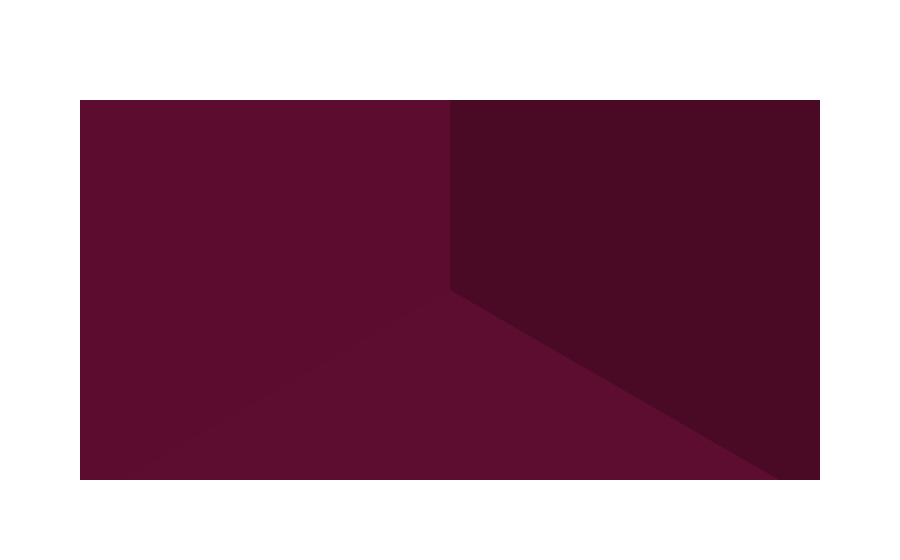

Source (notebook cell):
### Code cell
import plotly.graph_objects as go
import random
import numpy as np

def cube_trace(x, y, z, length, width, height, scale, colour):
    edges = go.Scatter3d(                                                                                       # Some edges have to be drawn twice at a cube is no Euler circle or Euler path
                                                                                                                # (x[i]y[i]z[i]) is a coordinate, (x[i+1]y[i+1]z[i+1]) the next. A line is drawn between them and so on, making the edges of the cuboids
        x = [x, x + length, x + length, x,         x, x,          x + length, x + length, x,          x,          x + length, x + length, x + length, x + length, x,          x        ],
        y = [y, y,          y + width,  y + width, y, y,          y,          y + width,  y + width,  y,          y,          y,          y + width,  y + width,  y + width,  y + width],
        z = [z, z,          z,          z,         z, z + height, z + height, z + height, z + height, z + height, z + height, z,          z,          z + height, z + height, z        ],

        marker = dict(size = 1),
        line = dict(color = 'black', width = 3)
    )

    x      +=     scale                                                                                         # Small inward shift by scale so that the edges remain visible without overlapping the mesh Reduces the dimensions accordingly (dx -= 2*scale, etc.) Purpose: Edges are not covered by the mesh surface, resulting in a cleaner visual appearance
    y      +=     scale
    z      +=     scale
    length -= 2 * scale
    width  -= 2 * scale
    height -= 2 * scale

    colour = 'rgb(%s,%s,%s)' % colour
    
    surface = go.Mesh3d(
        x = [x, x,         x + length, x + length, x,          x,          x + length, x + length],             # Coordinates of the corner points of the cuboid
        y = [y, y + width, y + width,  y,          y,          y + width,  y + width,  y         ],
        z = [z, z,         z,          z,          z + height, z + height, z + height, z + height],

        i = [7, 0, 0, 0, 4, 4, 6, 6, 4, 0, 3, 2],                                                               # Mesh3d draws triangles. 2 triangles = 1 cuboid
        j = [3, 4, 1, 2, 5, 6, 5, 2, 0, 1, 6, 3],                                                               # Those are the indices of the corner points (x[i], y[i], z[i])
        k = [0, 7, 2, 3, 6, 7, 1, 1, 5, 5, 7, 6],                                                               # (i[i]j[i]k[i]) and (i[i+1]j[i+1]k[i+1]) together form one of the 6 surfaces of each cuboid. (i[i+2]j[i+2]k[i+2]) and (i[i+3]j[i+3]k[i+3]) together the next one and so on
        opacity = 1,
        color = colour,
        flatshading = True
    )

    return edges, surface


def plot_result(packing_result, bin_size_x, bin_size_y):
    '''
    packing_result: [box1, box2, box3, ...]
    box1:[length, width, height, x, y, z]
    '''

    # Check, whetcher boxes are overlapping
    box_num = len(packing_result)
    for i in range(box_num - 1):
        for j in range(i + 1, box_num):
            box_i = np.array(packing_result[i])
            box_j = np.array(packing_result[j])
            box_i_centre = box_i[0:3] / 2 + box_i[3:]
            box_j_centre = box_j[0:3] / 2 + box_j[3:]
            is_overlap = (np.abs(box_j_centre - box_i_centre) < (box_i[0:3] + box_j[0:3]) / 2).all()
            if is_overlap:
                raise Exception(
                        f"Items are overlapping. Please check the outcome.\n"
                        f"Overlapping boxes:\n"
                        f"Box with coordinates({box_i[3]}, {box_i[4]}, {box_i[5]}), with size ({box_i[0]}, {box_i[1]}, {box_i[2]}) and\n"
                        f"Box with coordinates({box_j[3]}, {box_j[4]}, {box_j[5]}), with size ({box_j[0]}, {box_j[1]}, {box_j[2]})"
                    )

    # Calculate the use_ratio
    packing_array = np.array(packing_result)
    box_height_coordinate = packing_array[:, 2] + packing_array[:, 5]
    max_height = np.max(box_height_coordinate)
    use_ratio = packing_array[:, :3].prod(1).sum() / (bin_size_x * bin_size_y * max_height)
    print("[The use ratio is: %.2f %%]"%(use_ratio * 100))

    # Plot result
    traces = []
    colour_limit_min = 0
    colour_limit_max = 255
    for box in packing_result:
        colour = (random.randint(colour_limit_min, colour_limit_max),
                  random.randint(colour_limit_min, colour_limit_max),
                  random.randint(colour_limit_min, colour_limit_max)
                )
        length, width, height, x, y, z = box
        scale = 0.0007 * max(bin_size_x, bin_size_y)
        box_edges, box_surfaces = cube_trace(x, y, z, length, width, height, scale, colour)
        traces.append(box_surfaces)
        traces.append(box_edges)

    container_edges, _  = cube_trace(0, 0, 0, bin_size_x, bin_size_y, max_height, scale, (255, 255, 255))
    traces.append(container_edges)

    figure = go.Figure(data = traces)

    figure.update_layout(scene = dict(
        xaxis = dict(showbackground = False, color = 'white'),
        yaxis = dict(showbackground = False, color = 'white'),
        zaxis = dict(showbackground = False, color = 'white'),
        aspectmode = 'manual',
        aspectratio = dict(x = bin_size_x,
                           y = bin_size_y,
                           z = max_height
                        )     
                    ),
                    showlegend = False
                )
   
    figure.show()


bin_size_x = bin_size_y = 10
packing_result = [[2, 2, 2, 0, 0, 0],
                  [4, 6, 3, 2, 0, 0],  
                  [2, 4, 2, 0, 2, 0],
                  [3, 3, 5, 7, 0, 0],
                  [7, 3, 2, 0, 0, 3],
                  [4, 3, 5, 6, 3, 0],
                  [5, 4, 6, 0, 6, 0],
                  [2, 3, 3, 0, 3, 2],
                  [4, 3, 2, 2, 3, 3],
                  [10, 5, 5, 0, 0, 5],
                  [4, 4, 5, 5, 6, 0],
                  [5, 5, 5, 5, 5, 5],
                  [5, 5, 4, 0, 5, 6]
                ]

plot_result(packing_result, bin_size_x, bin_size_y)

### Figure 1 — Plotly figure (JSON) as saved in the notebook; plotly's stock layout.template omitted (floating-point values rounded to 4 significant figures)
{"data": [{"color": "rgb(144,74,33)", "flatshading": true, "i": [7, 0, 0, 0, 4, 4, 6, 6, 4, 0, 3, 2], "j": [3, 4, 1, 2, 5, 6, 5, 2, 0, 1, 6, 3], "k": [0, 7, 2, 3, 6, 7, 1, 1, 5, 5, 7, 6], "opacity": 1, "type": "mesh3d", "x": [0.007, 0.007, 1.993, 1.993, 0.007, 0.007, 1.993, 1.993], "y": [0.007, 1.993, 1.993, 0.007, 0.007, 1.993, 1.993, 0.007], "z": [0.007, 0.007, 0.007, 0.007, 1.993, 1.993, 1.993, 1.993]}, {"line": {"color": "black", "width": 3}, "marker": {"size": 1}, "type": "scatter3d", "x": [0, 2, 2, 0, 0, 0, 2, 2, 0, 0, 2, 2, 2, 2, 0, 0], "y": [0, 0, 2, 2, 0, 0, 0, 2, 2, 0, 0, 0, 2, 2, 2, 2], "z": [0, 0, 0, 0, 0, 2, 2, 2, 2, 2, 2, 0, 0, 2, 2, 0]}, {"color": "rgb(160,89,93)", "flatshading": true, "i": [7, 0, 0, 0, 4, 4, 6, 6, 4, 0, 3, 2], "j": [3, 4, 1, 2, 5, 6, 5, 2, 0, 1, 6, 3], "k": [0, 7, 2, 3, 6, 7, 1, 1, 5, 5, 7, 6], "opacity": 1, "type": "mesh3d", "x": [2.007, 2.007, 5.993, 5.993, 2.007, 2.007, 5.993, 5.993], "y": [0.007, 5.993, 5.993, 0.007, 0.007, 5.993, 5.993, 0.007], "z": [0.007, 0.007, 0.007, 0.007, 2.993, 2.993, 2.993, 2.993]}, {"line": {"color": "black", "width": 3}, "marker": {"size": 1}, "type": "scatter3d", "x": [2, 6, 6, 2, 2, 2, 6, 6, 2, 2, 6, 6, 6, 6, 2, 2], "y": [0, 0, 6, 6, 0, 0, 0, 6, 6, 0, 0, 0, 6, 6, 6, 6], "z": [0, 0, 0, 0, 0, 3, 3, 3, 3, 3, 3, 0, 0, 3, 3, 0]}, {"color": "rgb(232,64,146)", "flatshading": true, "i": [7, 0, 0, 0, 4, 4, 6, 6, 4, 0, 3, 2], "j": [3, 4, 1, 2, 5, 6, 5, 2, 0, 1, 6, 3], "k": [0, 7, 2, 3, 6, 7, 1, 1, 5, 5, 7, 6], "opacity": 1, "type": "mesh3d", "x": [0.007, 0.007, 1.993, 1.993, 0.007, 0.007, 1.993, 1.993], "y": [2.007, 5.993, 5.993, 2.007, 2.007, 5.993, 5.993, 2.007], "z": [0.007, 0.007, 0.007, 0.007, 1.993, 1.993, 1.993, 1.993]}, {"line": {"color": "black", "width": 3}, "marker": {"size": 1}, "type": "scatter3d", "x": [0, 2, 2, 0, 0, 0, 2, 2, 0, 0, 2, 2, 2, 2, 0, 0], "y": [2, 2, 6, 6, 2, 2, 2, 6, 6, 2, 2, 2, 6, 6, 6, 6], "z": [0, 0, 0, 0, 0, 2, 2, 2, 2, 2, 2, 0, 0, 2, 2, 0]}, {"color": "rgb(45,76,66)", "flatshading": true, "i": [7, 0, 0, 0, 4, 4, 6, 6, 4, 0, 3, 2], "j": [3, 4, 1, 2, 5, 6, 5, 2, 0, 1, 6, 3], "k": [0, 7, 2, 3, 6, 7, 1, 1, 5, 5, 7, 6], "opacity": 1, "type": "mesh3d", "x": [7.007, 7.007, 9.993, 9.993, 7.007, 7.007, 9.993, 9.993], "y": [0.007, 2.993, 2.993, 0.007, 0.007, 2.993, 2.993, 0.007], "z": [0.007, 0.007, 0.007, 0.007, 4.993, 4.993, 4.993, 4.993]}, {"line": {"color": "black", "width": 3}, "marker": {"size": 1}, "type": "scatter3d", "x": [7, 10, 10, 7, 7, 7, 10, 10, 7, 7, 10, 10, 10, 10, 7, 7], "y": [0, 0, 3, 3, 0, 0, 0, 3, 3, 0, 0, 0, 3, 3, 3, 3], "z": [0, 0, 0, 0, 0, 5, 5, 5, 5, 5, 5, 0, 0, 5, 5, 0]}, {"color": "rgb(129,230,8)", "flatshading": true, "i": [7, 0, 0, 0, 4, 4, 6, 6, 4, 0, 3, 2], "j": [3, 4, 1, 2, 5, 6, 5, 2, 0, 1, 6, 3], "k": [0, 7, 2, 3, 6, 7, 1, 1, 5, 5, 7, 6], "opacity": 1, "type": "mesh3d", "x": [0.007, 0.007, 6.993, 6.993, 0.007, 0.007, 6.993, 6.993], "y": [0.007, 2.993, 2.993, 0.007, 0.007, 2.993, 2.993, 0.007], "z": [3.007, 3.007, 3.007, 3.007, 4.993, 4.993, 4.993, 4.993]}, {"line": {"color": "black", "width": 3}, "marker": {"size": 1}, "type": "scatter3d", "x": [0, 7, 7, 0, 0, 0, 7, 7, 0, 0, 7, 7, 7, 7, 0, 0], "y": [0, 0, 3, 3, 0, 0, 0, 3, 3, 0, 0, 0, 3, 3, 3, 3], "z": [3, 3, 3, 3, 3, 5, 5, 5, 5, 5, 5, 3, 3, 5, 5, 3]}, {"color": "rgb(94,27,29)", "flatshading": true, "i": [7, 0, 0, 0, 4, 4, 6, 6, 4, 0, 3, 2], "j": [3, 4, 1, 2, 5, 6, 5, 2, 0, 1, 6, 3], "k": [0, 7, 2, 3, 6, 7, 1, 1, 5, 5, 7, 6], "opacity": 1, "type": "mesh3d", "x": [6.007, 6.007, 9.993, 9.993, 6.007, 6.007, 9.993, 9.993], "y": [3.007, 5.993, 5.993, 3.007, 3.007, 5.993, 5.993, 3.007], "z": [0.007, 0.007, 0.007, 0.007, 4.993, 4.993, 4.993, 4.993]}, {"line": {"color": "black", "width": 3}, "marker": {"size": 1}, "type": "scatter3d", "x": [6, 10, 10, 6, 6, 6, 10, 10, 6, 6, 10, 10, 10, 10, 6, 6], "y": [3, 3, 6, 6, 3, 3, 3, 6, 6, 3, 3, 3, 6, 6, 6, 6], "z": [0, 0, 0, 0, 0, 5, 5, 5, 5, 5, 5, 0, 0, 5, 5, 0]}, {"color": "rgb(44,246,197)", "flatshading": true, "i": [7, 0, 0, 0, 4, 4, 6, 6, 4, 0, 3, 2], "j": [3, 4, 1, 2, 5, 6, 5, 2, 0, 1, 6, 3], "k": [0, 7, 2, 3, 6, 7, 1, 1, 5, 5, 7, 6], "opacity": 1, "type": "mesh3d", "x": [0.007, 0.007, 4.993, 4.993, 0.007, 0.007, 4.993, 4.993], "y": [6.007, 9.993, 9.993, 6.007, 6.007, 9.993, 9.993, 6.007], "z": [0.007, 0.007, 0.007, 0.007, 5.993, 5.993, 5.993, 5.993]}, {"line": {"color": "black", "width": 3}, "marker": {"size": 1}, "type": "scatter3d", "x": [0, 5, 5, 0, 0, 0, 5, 5, 0, 0, 5, 5, 5, 5, 0, 0], "y": [6, 6, 10, 10, 6, 6, 6, 10, 10, 6, 6, 6, 10, 10, 10, 10], "z": [0, 0, 0, 0, 0, 6, 6, 6, 6, 6, 6, 0, 0, 6, 6, 0]}, {"color": "rgb(222,101,26)", "flatshading": true, "i": [7, 0, 0, 0, 4, 4, 6, 6, 4, 0, 3, 2], "j": [3, 4, 1, 2, 5, 6, 5, 2, 0, 1, 6, 3], "k": [0, 7, 2, 3, 6, 7, 1, 1, 5, 5, 7, 6], "opacity": 1, "type": "mesh3d", "x": [0.007, 0.007, 1.993, 1.993, 0.007, 0.007, 1.993, 1.993], "y": [3.007, 5.993, 5.993, 3.007, 3.007, 5.993, 5.993, 3.007], "z": [2.007, 2.007, 2.007, 2.007, 4.993, 4.993, 4.993, 4.993]}, {"line": {"color": "black", "width": 3}, "marker": {"size": 1}, "type": "scatter3d", "x": [0, 2, 2, 0, 0, 0, 2, 2, 0, 0, 2, 2, 2, 2, 0, 0], "y": [3, 3, 6, 6, 3, 3, 3, 6, 6, 3, 3, 3, 6, 6, 6, 6], "z": [2, 2, 2, 2, 2, 5, 5, 5, 5, 5, 5, 2, 2, 5, 5, 2]}, {"color": "rgb(191,14,245)", "flatshading": true, "i": [7, 0, 0, 0, 4, 4, 6, 6, 4, 0, 3, 2], "j": [3, 4, 1, 2, 5, 6, 5, 2, 0, 1, 6, 3], "k": [0, 7, 2, 3, 6, 7, 1, 1, 5, 5, 7, 6], "opacity": 1, "type": "mesh3d", "x": [2.007, 2.007, 5.993, 5.993, 2.007, 2.007, 5.993, 5.993], "y": [3.007, 5.993, 5.993, 3.007, 3.007, 5.993, 5.993, 3.007], "z": [3.007, 3.007, 3.007, 3.007, 4.993, 4.993, 4.993, 4.993]}, {"line": {"color": "black", "width": 3}, "marker": {"size": 1}, "type": "scatter3d", "x": [2, 6, 6, 2, 2, 2, 6, 6, 2, 2, 6, 6, 6, 6, 2, 2], "y": [3, 3, 6, 6, 3, 3, 3, 6, 6, 3, 3, 3, 6, 6, 6, 6], "z": [3, 3, 3, 3, 3, 5, 5, 5, 5, 5, 5, 3, 3, 5, 5, 3]}, {"color": "rgb(52,17,82)", "flatshading": true, "i": [7, 0, 0, 0, 4, 4, 6, 6, 4, 0, 3, 2], "j": [3, 4, 1, 2, 5, 6, 5, 2, 0, 1, 6, 3], "k": [0, 7, 2, 3, 6, 7, 1, 1, 5, 5, 7, 6], "opacity": 1, "type": "mesh3d", "x": [0.007, 0.007, 9.993, 9.993, 0.007, 0.007, 9.993, 9.993], "y": [0.007, 4.993, 4.993, 0.007, 0.007, 4.993, 4.993, 0.007], "z": [5.007, 5.007, 5.007, 5.007, 9.993, 9.993, 9.993, 9.993]}, {"line": {"color": "black", "width": 3}, "marker": {"size": 1}, "type": "scatter3d", "x": [0, 10, 10, 0, 0, 0, 10, 10, 0, 0, 10, 10, 10, 10, 0, 0], "y": [0, 0, 5, 5, 0, 0, 0, 5, 5, 0, 0, 0, 5, 5, 5, 5], "z": [5, 5, 5, 5, 5, 10, 10, 10, 10, 10, 10, 5, 5, 10, 10, 5]}, {"color": "rgb(174,214,239)", "flatshading": true, "i": [7, 0, 0, 0, 4, 4, 6, 6, 4, 0, 3, 2], "j": [3, 4, 1, 2, 5, 6, 5, 2, 0, 1, 6, 3], "k": [0, 7, 2, 3, 6, 7, 1, 1, 5, 5, 7, 6], "opacity": 1, "type": "mesh3d", "x": [5.007, 5.007, 8.993, 8.993, 5.007, 5.007, 8.993, 8.993], "y": [6.007, 9.993, 9.993, 6.007, 6.007, 9.993, 9.993, 6.007], "z": [0.007, 0.007, 0.007, 0.007, 4.993, 4.993, 4.993, 4.993]}, {"line": {"color": "black", "width": 3}, "marker": {"size": 1}, "type": "scatter3d", "x": [5, 9, 9, 5, 5, 5, 9, 9, 5, 5, 9, 9, 9, 9, 5, 5], "y": [6, 6, 10, 10, 6, 6, 6, 10, 10, 6, 6, 6, 10, 10, 10, 10], "z": [0, 0, 0, 0, 0, 5, 5, 5, 5, 5, 5, 0, 0, 5, 5, 0]}, {"color": "rgb(92,13,47)", "flatshading": true, "i": [7, 0, 0, 0, 4, 4, 6, 6, 4, 0, 3, 2], "j": [3, 4, 1, 2, 5, 6, 5, 2, 0, 1, 6, 3], "k": [0, 7, 2, 3, 6, 7, 1, 1, 5, 5, 7, 6], "opacity": 1, "type": "mesh3d", "x": [5.007, 5.007, 9.993, 9.993, 5.007, 5.007, 9.993, 9.993], "y": [5.007, 9.993, 9.993, 5.007, 5.007, 9.993, 9.993, 5.007], "z": [5.007, 5.007, 5.007, 5.007, 9.993, 9.993, 9.993, 9.993]}, {"line": {"color": "black", "width": 3}, "marker": {"size": 1}, "type": "scatter3d", "x": [5, 10, 10, 5, 5, 5, 10, 10, 5, 5, 10, 10, 10, 10, 5, 5], "y": [5, 5, 10, 10, 5, 5, 5, 10, 10, 5, 5, 5, 10, 10, 10, 10], "z": [5, 5, 5, 5, 5, 10, 10, 10, 10, 10, 10, 5, 5, 10, 10, 5]}, {"color": "rgb(41,32,31)", "flatshading": true, "i": [7, 0, 0, 0, 4, 4, 6, 6, 4, 0, 3, 2], "j": [3, 4, 1, 2, 5, 6, 5, 2, 0, 1, 6, 3], "k": [0, 7, 2, 3, 6, 7, 1, 1, 5, 5, 7, 6], "opacity": 1, "type": "mesh3d", "x": [0.007, 0.007, 4.993, 4.993, 0.007, 0.007, 4.993, 4.993], "y": [5.007, 9.993, 9.993, 5.007, 5.007, 9.993, 9.993, 5.007], "z": [6.007, 6.007, 6.007, 6.007, 9.993, 9.993, 9.993, 9.993]}, {"line": {"color": "black", "width": 3}, "marker": {"size": 1}, "type": "scatter3d", "x": [0, 5, 5, 0, 0, 0, 5, 5, 0, 0, 5, 5, 5, 5, 0, 0], "y": [5, 5, 10, 10, 5, 5, 5, 10, 10, 5, 5, 5, 10, 10, 10, 10], "z": [6, 6, 6, 6, 6, 10, 10, 10, 10, 10, 10, 6, 6, 10, 10, 6]}, {"line": {"color": "black", "width": 3}, "marker": {"size": 1}, "type": "scatter3d", "x": [0, 10, 10, 0, 0, 0, 10, 10, 0, 0, 10, 10, 10, 10, 0, 0], "y": [0, 0, 10, 10, 0, 0, 0, 10, 10, 0, 0, 0, 10, 10, 10, 10], "z": [0, 0, 0, 0, 0, 10, 10, 10, 10, 10, 10, 0, 0, 10, 10, 0]}], "layout": {"scene": {"aspectmode": "manual", "aspectratio": {"x": 10, "y": 10, "z": 10}, "xaxis": {"color": "white", "showbackground": false}, "yaxis": {"color": "white", "showbackground": false}, "zaxis": {"color": "white", "showbackground": false}}, "showlegend": false}}
